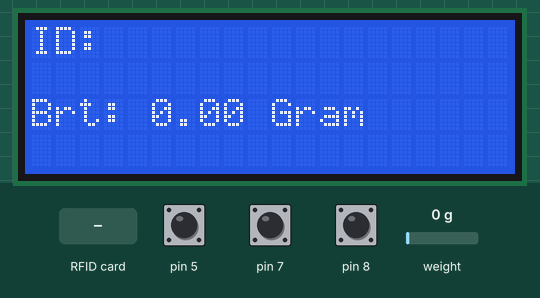
Recording of a program running on a simulated Arduino Uno, built with avr-gcc and run on an emulated ATmega328P. On the bench: 20×4 character LCD. The test bench sets the inputs (shaded band); at power-on: pin 8 HIGH, pin 7 HIGH, pin 5 HIGH, weight on the scale 0 g. EEPROM starts erased; the modem accepts every AT command (registered, SIM ready, sends succeed) and sends nothing else; what the program prints to the serial monitor is not drawn.

Above: at 7.7 s.
7.8 s: pin 8 pulled LOW for 0.15 s
At 9.4 s:
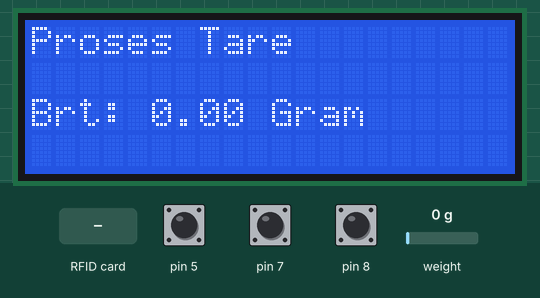
10.9 s: pin 7 pulled LOW for 0.15 s
At 13.9 s:
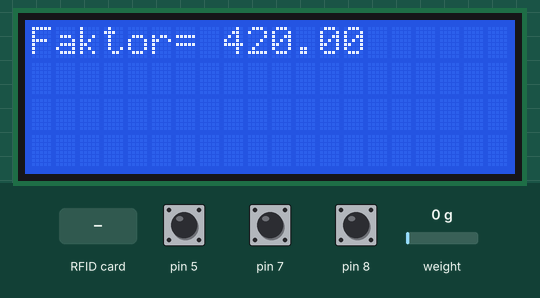
14.0 s: RFID card 5E 7A 19 C4 held to the reader
17.0 s: pin 5 pulled LOW for 3.2 s
At 20.7 s:
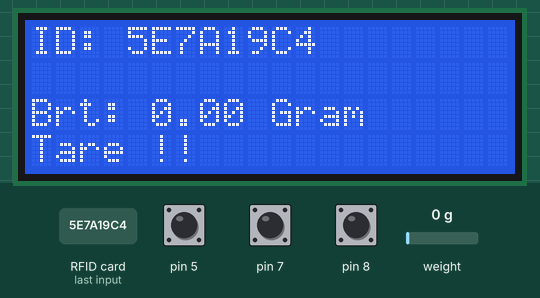
22.8 s: pin 7 pulled LOW for 1 s
At 24.8 s:
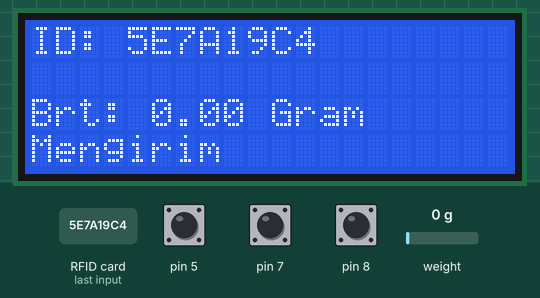
Timing chart, 0 to 26.3 s (numbered marks = the images above; inputs shaded):
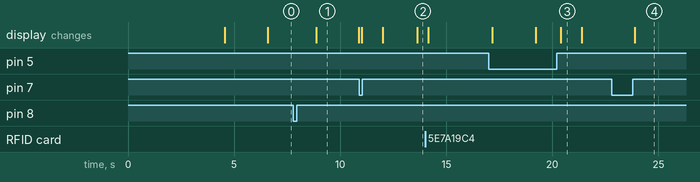

Measured:
- after the input at 7.8 s, the display: changes after 1.1 s (image 1)
- after the input at 22.8 s, the display: changes after 1.1 s (image 4)
- what the display in image 1 shows lasts 2.0 s, from 8.9 s to 10.9 s
- what the display in image 3 shows lasts 1.0 s, from 20.4 s to 21.4 s

The program:

main.cpp
```cpp
#include <Arduino.h>
#include <HX711_ADC.h>
#include <Wire.h>
#include <LiquidCrystal_PCF8574.h>
#include <SoftwareSerial.h>
#include <SPI.h>
#include <MFRC522.h>
#include <main.h>
#include <EEPROM.h>

void setup()
{
  pinMode(5, INPUT_PULLUP);
  pinMode(7, INPUT_PULLUP);
  pinMode(8, INPUT_PULLUP);

  SIM800L.begin(9600);
  Serial.begin(57600);
  SPI.begin();
  lcd.begin(20, 4);
  scale.begin();
  mfrc522.PCD_Init();

  Serial.println("Mulai");
  lcd.setBacklight(255);
  lcd.setCursor(1, 0);
  lcd.print("Timbangan  Digital");
  lcd.setCursor(0, 3);
  lcd.print("Init...");
  delay(2000);

  Loadcell_Init();
  lcd.clear();
  delay(2000);
}

void loop()
{
  baca_btn_kal();
  baca_tare();
  if (bca_kal != 0)
  {
    Serial.println("Calibrate load cell");
    Calibrate();
  }
  else
  {
    Read_Weight();
    Show_RFID();
  }

  if (bca_tare != 0)
  {
    Serial.println("tare...");
    scale.tareNoDelay();
    lcd.setCursor(0, 3);
    lcd.print("Tare !!");
    delay(1000);
    lcd.setCursor(0, 3);
    lcd.print("              ");
    bca_tare = 0;
  }
  else
  {
    Read_Weight();
    Show_RFID();
  }

  if (tempRFID != 0)
  {
    baca_btn_kal();
    baca_btn();
    if (bca != 0)
    {
      Serial.println("tombol ok");
      SetupModule();
    }
    else
    {
      Read_Weight();
      Show_RFID();
    }
  }
  else
  {
    Read_Weight();
    Show_RFID();
  }
  if (bca == 0 && bca_kal == 0)
  {
    if (mfrc522.PICC_IsNewCardPresent())
    {
      Scan_RFID();
    }
  }
  if (mfrc522.PICC_IsNewCardPresent())
  {
    Scan_RFID();
  }

  delay(100);
}

void Show_RFID()
{
  lcd.setCursor(0, 0);
  lcd.print("ID: ");
  lcd.setCursor(4, 0);
  lcd.print(tempRFID);
}

void Scan_RFID()
{
  lcd.setCursor(0, 0);
  lcd.print("ID: ");
  lcd.setCursor(4, 0);
  lcd.print(tempRFID);
  Serial.println("Kartu terbaca");

  if (!mfrc522.PICC_ReadCardSerial())
  {
    return;
  }

  Read_RFID();
  Serial.print("Tersimpan: ");
  Serial.println(tempRFID);

  mfrc522.PICC_HaltA();
}

String Read_RFID()
{
  String content = "";
  for (byte i = 0; i < mfrc522.uid.size; i++)
  {
    content.concat(String(mfrc522.uid.uidByte[i] < 0x10 ? "0" : ""));
    content.concat(String(mfrc522.uid.uidByte[i], HEX));
  }
  content.toUpperCase();
  tempRFID = content;
  return tempRFID;
}

int baca_btn()
{
  if (digitalRead(7) == LOW)
  {
    if (bca == 1)
    {
      bca = 0;
    }
    else
    {
      bca = 1;
    }
    delay(1000);
  }
  return bca;
}

int baca_btn_kal()
{
  if (digitalRead(8) == LOW)
  {
    if (bca_kal == 1)
    {
      bca_kal = 0;
    }
    else
    {
      bca_kal = 1;
    }
    delay(1000);
  }
  return bca_kal;
}

int baca_tare()
{
  if (digitalRead(5) == LOW)
  {
    if (bca_tare == 1)
    {
      bca_tare = 0;
    }
    else
    {
      bca_tare = 1;
    }
    delay(1000);
  }
  return bca_tare;
}

void SetupModule()
{
  lcd.setCursor(0, 3);
  lcd.print("Mengirim");
  Serial.println("Mengirim");
  if (SIM800L.available())
    Serial.write(SIM800L.read());
  SIM800L.println("AT");
  delay(100);
  SIM800L.println("AT+CMEE=2");
  delay(1000);
  SIM800L.println("AT+CPIN?");
  delay(1000);
  SIM800L.println("AT+CREG?");
  delay(1000);
  SIM800L.println("AT+CGATT?");
  delay(1000);
  SIM800L.println("AT+CIPSHUT");
  delay(1000);
  SIM800L.println("AT+CIPSTATUS");
  delay(2000);
  SIM800L.println("AT+CIPMUX=0");
  delay(2000);

  // setting the APN,
  SIM800L.println("AT+CSTT=\"" + APN + "\"");
  delay(1000);
  ShowSerialData();
  SIM800L.println("AT+CIICR");
  delay(2000);
  ShowSerialData();

  // get local IP adress
  SIM800L.println("AT+CIFSR");
  delay(2000);
  ShowSerialData();

  SIM800L.println("AT+CIPSPRT=0");
  delay(2000);
  ShowSerialData();

  SIM800L.println("AT+CIPSTART=\"TCP\",\"app.jala.tech\",\"80\"");
  delay(3000);
  ShowSerialData();

  SIM800L.println("AT+CIPSEND");
  delay(2000);
  Serial.println();
  ShowSerialData();
  SendToServer();
}

void SendToServer()
{
  String str = "POST /api/device/rfid_ponds/" + tempRFID + "/feeds?api_token=" + API_Key_jala + "&quantity=" + brt_krm + " HTTP/1.1\r\n"
                                                                                                                         "Host: app.jala.tech\r\n\r\n";
  Serial.println(str);
  delay(2000);
  SIM800L.println(str);
  delay(4000);
  ShowSerialData();
  SIM800L.println((char)26);
  delay(4000);
  SIM800L.println();
  ShowSerialData();
  lcd.setCursor(0, 3);
  lcd.print("        ");
  lcd.setCursor(0, 3);
  lcd.print("Terkirim");
  SIM800L.println("AT+CIPSHUT");
  delay(2000);
  ShowSerialData();
  str = "";
  Serial.println("data terkirim!!!");
  lcd.setCursor(0, 3);
  lcd.print("        ");
  bca = 0;
}

void ShowSerialData()
{
  while (SIM800L.available() != 0)
    Serial.write(SIM800L.read());
  delay(2000);
}

void Read_Weight()
{
  static boolean newDataReady = 0;
  const int SerialPrintInterval = 0;
  EEPROM.get(calVal_addr, strd_data);
  scale.setCalFactor(strd_data);
  if (scale.update())
    newDataReady = true;

  if (newDataReady)
  {
    if (millis() > t + SerialPrintInterval)
    {
      float berat = scale.getData();
      brt_krm = berat / 1000;
      lcd.setCursor(0, 2);
      lcd.print("Brt:");

      if (berat < 0)
      {
        berat = 0;
      }
      else
      {
        Serial.print("berat= ");
        Serial.println(berat);
        lcd.setCursor(5, 2);
        lcd.print(berat);
        lcd.print(" ");
        lcd.print("Gram     ");
        lcd.setCursor(0, 3);
      }
      newDataReady = 0;
      t = millis();
    }
  }
}

void Loadcell_Init()
{
  unsigned long stabilizingTime = 2000;
  boolean _tare = true;
  scale.tareNoDelay();
  scale.start(stabilizingTime, _tare);
  if (scale.getTareTimeoutFlag())
  {
    lcd.setCursor(0, 0);
    lcd.print("Sensor Terputus");
    while (1)
      ;
  }
  else
  {
    lcd.clear();
    lcd.setCursor(0, 0);
    lcd.print("Sensor Terhubung");
    scale.setCalFactor(1.0);
  }
}

void Calibrate()
{
  bool _resume = false;
  while (_resume == false)
  {
    scale.update();
    while (baca_btn() == 1)
    {
      lcd.clear();
      lcd.setCursor(0, 0);
      lcd.print("Proses Tare");
      Serial.println("Proses Kalibrasi");
      scale.tareNoDelay();
      delay(2000);
      bca = 0;
    }
    if (scale.getTareStatus() == true)
    {
      lcd.setCursor(0, 0);
      lcd.print("Proses Tare");
      Serial.println("Tare complete");
      delay(2000);
      _resume = true;
    }
    lcd.clear();
    delay(100);
  }

  lcd.setCursor(0, 0);
  lcd.print("Kalibrasi 1 kg");
  Serial.println("simpan benda dengan berat terukur dan masukan berat bendanya");
  lcd.setCursor(0, 2);
  lcd.print("Tekan Tombol");

  while (baca_btn() == 0)
  {
    baca_btn();
  }
  lcd.clear();
  float known_mass = 1000;
  scale.refreshDataSet();
  float newcalValue = scale.getNewCalibration(known_mass);

  lcd.setCursor(0, 0);
  lcd.print("Faktor= ");
  lcd.print(newcalValue);

  Serial.print("nilai Calibrate terset ke: ");
  Serial.println(newcalValue);
  scale.setCalFactor(newcalValue);
  delay(500);
  Serial.println("store nilai faktor Calibrate ke EEPROM ...");
  EEPROM.put(calVal_addr, newcalValue);
  Serial.print("nilai Calibrate ");
  Serial.print(EEPROM.get(calVal_addr, strd_data));
  Serial.print(" tersimpan ke EEPROM!!!");

  lcd.setCursor(0, 3);
  lcd.print("Faktor Tersimpan");
  delay(3000);
  lcd.clear();
  lcd.setCursor(0, 0);
  lcd.print("Kalibrasi Selesai");
  delay(2000);
  lcd.clear();

  bca_kal = 0;
  bca = 0;
};
```

main.h
```cpp
#include <Arduino.h>
#include <HX711.h>
#include <Wire.h>
#include <LiquidCrystal_PCF8574.h>
#include <SoftwareSerial.h>
#include <SPI.h>
#include <MFRC522.h>

#define RST_PIN 9
#define SS_PIN 10

const int LOADCELL_DOUT_PIN = A2;
const int LOADCELL_SCK_PIN = A3;
const int calVal_addr = 0;

int bca, bca_kal, bca_tare;

float berat, brt_krm, strd_data;

SoftwareSerial SIM800L(2, 3);
LiquidCrystal_PCF8574 lcd(0x27);
HX711_ADC scale(LOADCELL_DOUT_PIN, LOADCELL_SCK_PIN);
MFRC522 mfrc522(SS_PIN, RST_PIN);

String API_Key_jala = "KCFWAYSEXVSNFSCN";
String APN = "M2MINTERNET";
String tempRFID;

unsigned long t = 0;

void Show_RFID();
void Scan_RFID();
String Read_RFID();
int baca_btn();
int baca_btn_kal();
int baca_tare();
void SetupModule();
void Read_Weight();
void SendToServer();
void ShowSerialData();
void Loadcell_Init();
void Calibrate();
```
